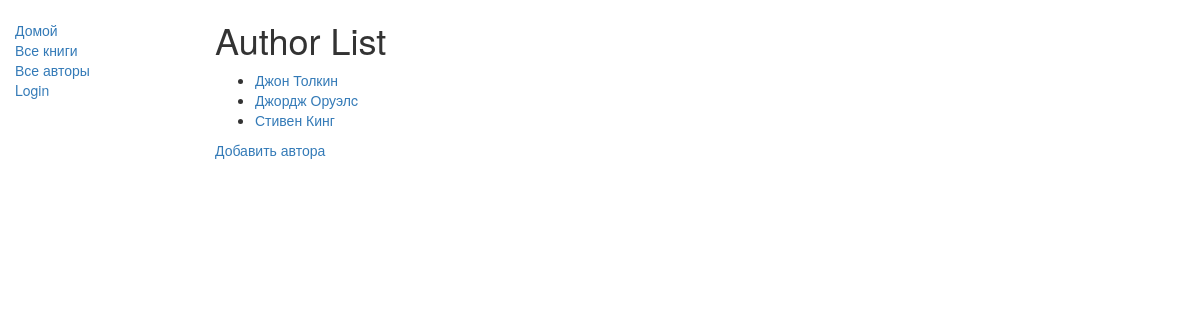
Screenshot of /catalog/authors/ with the database file from the repository.
### catalog/models.py (models this page shows, shortened)
class Author(models.Model):
    first_name = models.CharField(max_length = 100)
    last_name = models.CharField(max_length = 100)
    date_of_birth = models.DateField(null = True, blank = True)
    date_of_death = models.DateField('Died', null = True, blank = True)
    def get_absolute_url(self):
        return reverse('author-detail',args = [str(self.id)])

### catalog/views.py (the view)
# urls.py: path('authors/', views.AuthorListView.as_view(), name='authors'),
class AuthorListView(generic.ListView):
    model = Author

### catalog/templates/catalog/author_list.html
{% extends "base_generic.html" %}
{% block content %}
    <h1>Author List</h1>
    {% if author_list %}
    <ul>
      {% for author in author_list %}
      <li>
        <a href="{{ author.get_absolute_url }}">{{ author.first_name }} {{author.last_name}}</a>
      </li>
      {% endfor %}
    </ul>
    {% else %}
      <p>There are no authors in the library.</p>
    {% endif %}
    <p><a href="{% url 'author-create' %}"> Добавить автора </a></p>
{% endblock %}

### rows the page displays
Author: first_name "Джон", last_name "Толкин"
Author: first_name "Джордж", last_name "Оруэлc"
Author: first_name "Стивен", last_name "Кинг"
